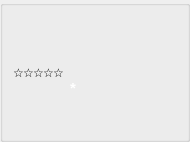
       <widget class="QGroupBox" name="groupBox1">
        <property name="minimumSize">
         <size>
          <width>190</width>
          <height>142</height>
         </size>
        </property>
        <property name="maximumSize">
         <size>
          <width>190</width>
          <height>142</height>
         </size>
        </property>
        <property name="title">
         <string/>
        </property>
        <widget class="MyAvatarLabel" name="label_Avatar1">
         <property name="geometry">
          <rect>
           <x>13</x>
           <y>79</y>
           <width>50</width>
           <height>50</height>
          </rect>
         </property>
         <property name="minimumSize">
          <size>
           <width>50</width>
           <height>50</height>
          </size>
         </property>
         <property name="maximumSize">
          <size>
           <width>50</width>
           <height>50</height>
          </size>
         </property>
         <property name="scaledContents">
          <bool>true</bool>
         </property>
        </widget>
        <widget class="MyNameLabel" name="label_PlayerName1">
         <property name="geometry">
          <rect>
           <x>70</x>
           <y>117</y>
           <width>104</width>
           <height>14</height>
          </rect>
         </property>
         <property name="minimumSize">
          <size>
           <width>0</width>
           <height>14</height>
          </size>
         </property>
         <property name="maximumSize">
          <size>
           <width>16777215</width>
           <height>14</height>
          </size>
         </property>
         <property name="alignment">
          <set>Qt::AlignLeading|Qt::AlignLeft|Qt::AlignTop</set>
         </property>
         <property name="openExternalLinks">
          <bool>true</bool>
         </property>
        </widget>
        <widget class="MySetLabel" name="textLabel_Set1">
         <property name="geometry">
          <rect>
           <x>70</x>
           <y>10</y>
           <width>104</width>
           <height>14</height>
          </rect>
         </property>
         <property name="minimumSize">
          <size>
           <width>0</width>
           <height>14</height>
          </size>
         </property>
         <property name="maximumSize">
          <size>
           <width>16777215</width>
           <height>14</height>
          </size>
         </property>
         <property name="alignment">
          <set>Qt::AlignBottom|Qt::AlignHCenter</set>
         </property>
        </widget>
        <widget class="MyCashLabel" name="textLabel_Cash1">
         <property name="geometry">
          <rect>
           <x>70</x>
           <y>104</y>
           <width>104</width>
           <height>14</height>
          </rect>
         </property>
         <property name="minimumSize">
          <size>
           <width>35</width>
           <height>14</height>
          </size>
         </property>
         <property name="maximumSize">
          <size>
           <width>16777215</width>
           <height>14</height>
          </size>
         </property>
        </widget>
        <widget class="QLabel" name="textLabel_Button1">
         <property name="geometry">
          <rect>
           <x>18</x>
           <y>16</y>
           <width>40</width>
           <height>42</height>
          </rect>
         </property>
         <property name="minimumSize">
          <size>
           <width>40</width>
           <height>42</height>
          </size>
         </property>
         <property name="maximumSize">
          <size>
           <width>40</width>
           <height>42</height>
          </size>
         </property>
         <property name="text">
          <string/>
         </property>
         <property name="scaledContents">
          <bool>true</bool>
         </property>
        </widget>
        <widget class="MyCardsPixmapLabel" name="pixmapLabel_card1a">
         <property name="geometry">
          <rect>
           <x>86</x>
           <y>26</y>
           <width>48</width>
           <height>76</height>
          </rect>
         </property>
         <property name="scaledContents">
          <bool>true</bool>
         </property>
        </widget>
        <widget class="MyCardsPixmapLabel" name="pixmapLabel_card1b">
         <property name="geometry">
          <rect>
           <x>110</x>
           <y>26</y>
           <width>48</width>
           <height>76</height>
          </rect>
         </property>
         <property name="scaledContents">
          <bool>true</bool>
         </property>
        </widget>
        <widget class="MyStatusLabel" name="textLabel_Status1">
         <property name="geometry">
          <rect>
           <x>67</x>
           <y>43</y>
           <width>111</width>
           <height>40</height>
          </rect>
         </property>
         <property name="minimumSize">
          <size>
           <width>0</width>
           <height>20</height>
          </size>
         </property>
         <property name="text">
          <string/>
         </property>
         <property name="alignment">
          <set>Qt::AlignCenter</set>
         </property>
        </widget>
        <widget class="MyTimeoutLabel" name="label_Timeout1">
         <property name="geometry">
          <rect>
           <x>12</x>
           <y>57</y>
           <width>52</width>
           <height>10</height>
          </rect>
         </property>
         <property name="text">
          <string/>
         </property>
        </widget>
        <widget class="QLabel" name="label_playerTip1">
         <property name="geometry">
          <rect>
           <x>70</x>
           <y>79</y>
           <width>16</width>
           <height>17</height>
          </rect>
         </property>
         <property name="text">
          <string notr="true">&lt;!DOCTYPE HTML PUBLIC &quot;-//W3C//DTD HTML 4.0//EN&quot; &quot;http://www.w3.org/TR/REC-html40/strict.dtd&quot;&gt;
&lt;html&gt;&lt;head&gt;&lt;meta name=&quot;qrichtext&quot; content=&quot;1&quot; /&gt;&lt;style type=&quot;text/css&quot;&gt;
p, li { white-space: pre-wrap; }
&lt;/style&gt;&lt;/head&gt;&lt;body style=&quot; font-family:'Ubuntu'; font-size:11pt; font-weight:400; font-style:normal;&quot;&gt;
&lt;p style=&quot; margin-top:0px; margin-bottom:0px; margin-left:0px; margin-right:0px; -qt-block-indent:0; text-indent:0px;&quot;&gt;&lt;span style=&quot; font-weight:600; color:#ffffff;&quot;&gt;*&lt;/span&gt;&lt;/p&gt;&lt;/body&gt;&lt;/html&gt;</string>
         </property>
        </widget>
        <widget class="QLabel" name="label_Star31">
         <property name="geometry">
          <rect>
           <x>33</x>
           <y>65</y>
           <width>12</width>
           <height>12</height>
          </rect>
         </property>
         <property name="text">
                    <string notr="true">&lt;a&gt;&amp;#9734;&lt;/a&gt;</string>
         </property>
        </widget>
        <widget class="QLabel" name="label_Star21">
         <property name="geometry">
          <rect>
           <x>23</x>
           <y>65</y>
           <width>12</width>
           <height>12</height>
          </rect>
         </property>
         <property name="text">
                    <string notr="true">&lt;a&gt;&amp;#9734;&lt;/a&gt;</string>
         </property>
        </widget>
        <widget class="QLabel" name="label_Star51">
         <property name="geometry">
          <rect>
           <x>53</x>
           <y>65</y>
           <width>12</width>
           <height>12</height>
          </rect>
         </property>
         <property name="text">
                    <string notr="true">&lt;a&gt;&amp;#9734;&lt;/a&gt;</string>
         </property>
        </widget>
        <widget class="QLabel" name="label_Star41">
         <property name="geometry">
          <rect>
           <x>43</x>
           <y>65</y>
           <width>12</width>
           <height>12</height>
          </rect>
         </property>
         <property name="text">
                    <string notr="true">&lt;a&gt;&amp;#9734;&lt;/a&gt;</string>
         </property>
        </widget>
        <widget class="QLabel" name="label_Star11">
         <property name="geometry">
          <rect>
           <x>13</x>
           <y>65</y>
           <width>12</width>
           <height>12</height>
          </rect>
         </property>
         <property name="text">
                    <string notr="true">&lt;a&gt;&amp;#9734;&lt;/a&gt;</string>
         </property>
        </widget>
       </widget>
